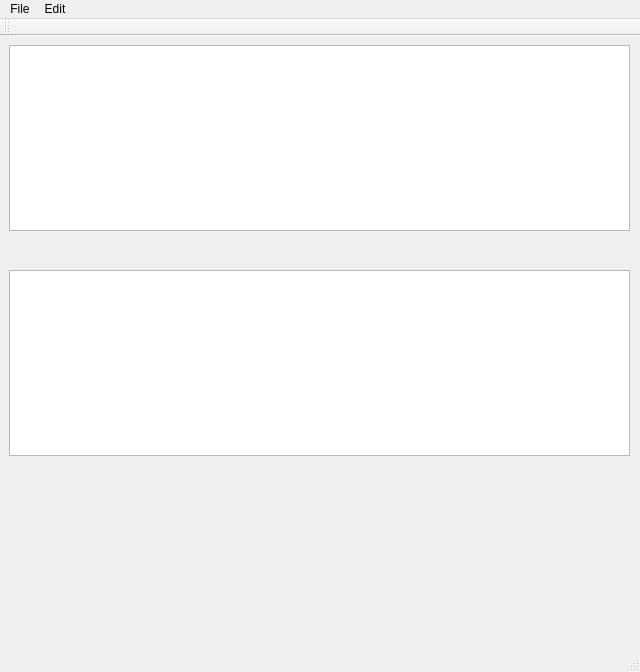
<?xml version="1.0" encoding="UTF-8"?>
<ui version="4.0">
 <class>MainWindow</class>
 <widget class="QMainWindow" name="MainWindow">
  <property name="geometry">
   <rect>
    <x>0</x>
    <y>0</y>
    <width>640</width>
    <height>672</height>
   </rect>
  </property>
  <property name="windowTitle">
   <string>CANpie FD Monitor</string>
  </property>
  <widget class="QWidget" name="centralwidget">
   <widget class="QWidget" name="verticalLayoutWidget">
    <property name="geometry">
     <rect>
      <x>9</x>
      <y>9</y>
      <width>621</width>
      <height>411</height>
     </rect>
    </property>
    <layout class="QVBoxLayout" name="verticalLayout">
     <property name="sizeConstraint">
      <enum>QLayout::SetDefaultConstraint</enum>
     </property>
     <item>
      <widget class="QTableView" name="tableView_2"/>
     </item>
     <item>
      <spacer name="verticalSpacer">
       <property name="orientation">
        <enum>Qt::Vertical</enum>
       </property>
       <property name="sizeHint" stdset="0">
        <size>
         <width>20</width>
         <height>40</height>
        </size>
       </property>
      </spacer>
     </item>
     <item>
      <widget class="QTableView" name="tableView"/>
     </item>
    </layout>
   </widget>
  </widget>
  <widget class="QMenuBar" name="pclMenubarP">
   <property name="geometry">
    <rect>
     <x>0</x>
     <y>0</y>
     <width>640</width>
     <height>22</height>
    </rect>
   </property>
   <widget class="QMenu" name="menuFile">
    <property name="title">
     <string>File</string>
    </property>
    <addaction name="actionOpen"/>
    <addaction name="actionSave"/>
    <addaction name="separator"/>
    <addaction name="actionQuit"/>
   </widget>
   <widget class="QMenu" name="menuEdit">
    <property name="title">
     <string>Edit</string>
    </property>
    <addaction name="actionCopy"/>
    <addaction name="actionPaste"/>
   </widget>
   <addaction name="menuFile"/>
   <addaction name="menuEdit"/>
  </widget>
  <widget class="QStatusBar" name="pclStatusbarP"/>
  <widget class="QToolBar" name="pclToolbarP">
   <property name="windowTitle">
    <string>toolBar</string>
   </property>
   <attribute name="toolBarArea">
    <enum>TopToolBarArea</enum>
   </attribute>
   <attribute name="toolBarBreak">
    <bool>false</bool>
   </attribute>
  </widget>
  <action name="actionOpen">
   <property name="text">
    <string>Open ..</string>
   </property>
  </action>
  <action name="actionSave">
   <property name="text">
    <string>Save ..</string>
   </property>
  </action>
  <action name="actionQuit">
   <property name="text">
    <string>Quit</string>
   </property>
  </action>
  <action name="actionCopy">
   <property name="text">
    <string>Copy</string>
   </property>
  </action>
  <action name="actionPaste">
   <property name="text">
    <string>Paste</string>
   </property>
  </action>
 </widget>
 <resources/>
 <connections/>
</ui>
